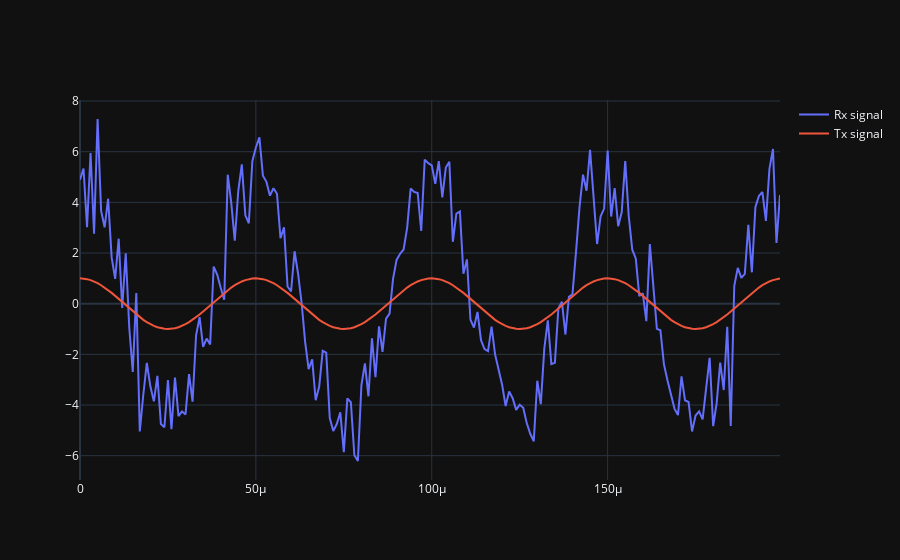

Notebook code cell kept with this figure:
### Markdown cell above
# Create beam from 3 receivers

### Code cell
X_weighted = beamforming.beamforming(rx_signals, steering_vectors)
print(X_weighted.shape) # 1x10000

if use_matplotlib:
    plt.plot(np.asarray(X_weighted).squeeze().real[0:200], label="Rx signal") # the asarray and squeeze are just annoyances we have to do because we came from a matrix
    plt.plot(np.asarray(tx_signal).squeeze().real[0:200], label="Tx signal")
    plt.legend()
    plt.show()
else:
    fig = go.Figure()
    fig.add_trace(go.Scatter(x=t[0:200], y=np.asarray(X_weighted).squeeze().real[0:200], mode='lines', name="Rx signal"))
    fig.add_trace(go.Scatter(x=t[0:200], y=np.asarray(tx_signal).squeeze().real[0:200], mode='lines', name="Tx signal"))
    fig.update_layout(template="plotly_dark")
    fig.show()

### Figure 1 — Plotly figure (JSON) as saved in the notebook; plotly's stock layout.template omitted (floating-point values rounded to 4 significant figures; data arrays with more than 128 entries replaced by an {"elided": "..."} marker saying what was removed)
{"data": [{"mode": "lines", "name": "Rx signal", "type": "scatter", "x": {"elided": "200 float values"}, "y": {"elided": "200 float values"}}, {"mode": "lines", "name": "Tx signal", "type": "scatter", "x": {"elided": "200 float values"}, "y": {"elided": "200 float values"}}], "layout": {}}
